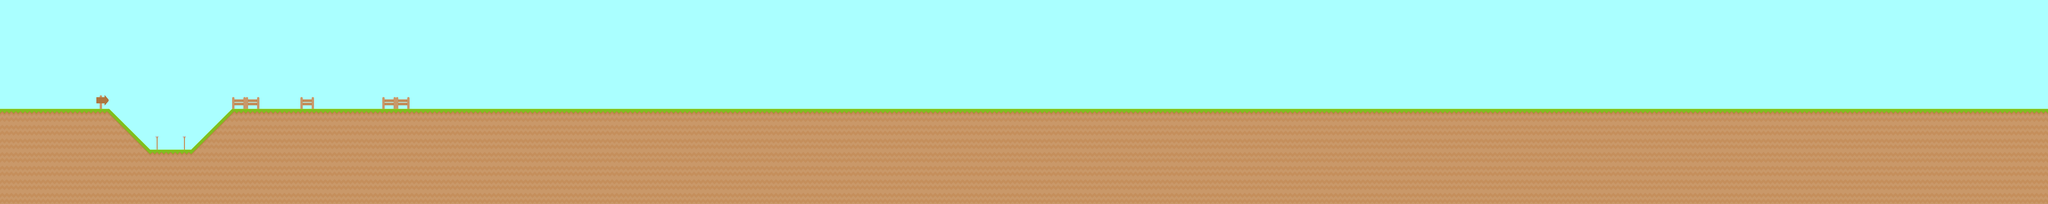

Below is a game level as drawn by its tile map, then a one-line description and the .tmx that defines it (tile-layer data replaced by summaries):
An orthogonal 150x15 tile map with 70x70 px tiles, 3 tile layers (background, platforms, foreground), 2 tilesets and 5 objects (2x pymunktmx_poly, pymunktmx_box).

<map version="1.8" tiledversion="1.8.2" orientation="orthogonal" renderorder="right-down" width="150" height="15" tilewidth="70" tileheight="70" infinite="0" backgroundcolor="#aaffff" nextlayerid="5" nextobjectid="6">
 <properties>
  <property name="description" value="Same as before only with a|           little more description to|           see. How groovy." />
  <property name="name" value="Another" />
  <property name="thumbnail" value="testtrack-thumb" />
 </properties>
 <tileset firstgid="1" source="tiles_spritesheet.tsx" />
 <tileset firstgid="157" source="control.tsx" />
 <layer id="1" name="background" width="150" height="15">
  <data>[2250 cells, 1 non-empty, 1 distinct tile ids]</data>
 </layer>
 <layer id="2" name="platforms" width="150" height="15">
  <data>[2250 cells, 1035 non-empty, 6 distinct tile ids]</data>
 </layer>
 <layer id="3" name="foreground" width="150" height="15">
  <data>[2250 cells, 7 non-empty, 2 distinct tile ids]</data>
 </layer>
 <objectgroup id="4" name="control">
  <object id="1" type="pymunktmx_poly" x="420" y="840">
   <polygon points="0,0 -70,-70 0,-140 70,-70" />
  </object>
  <object id="2" type="pymunktmx_box" x="0" y="910" width="140" height="140" />
  <object id="3" x="1190" y="1050" />
  <object id="4" template="test_template.tx" x="280" y="980" />
  <object id="5" type="pymunktmx_poly" x="140" y="700">
   <polygon points="0,0 -70,70 0,140 70,70" />
  </object>
 </objectgroup>
</map>
